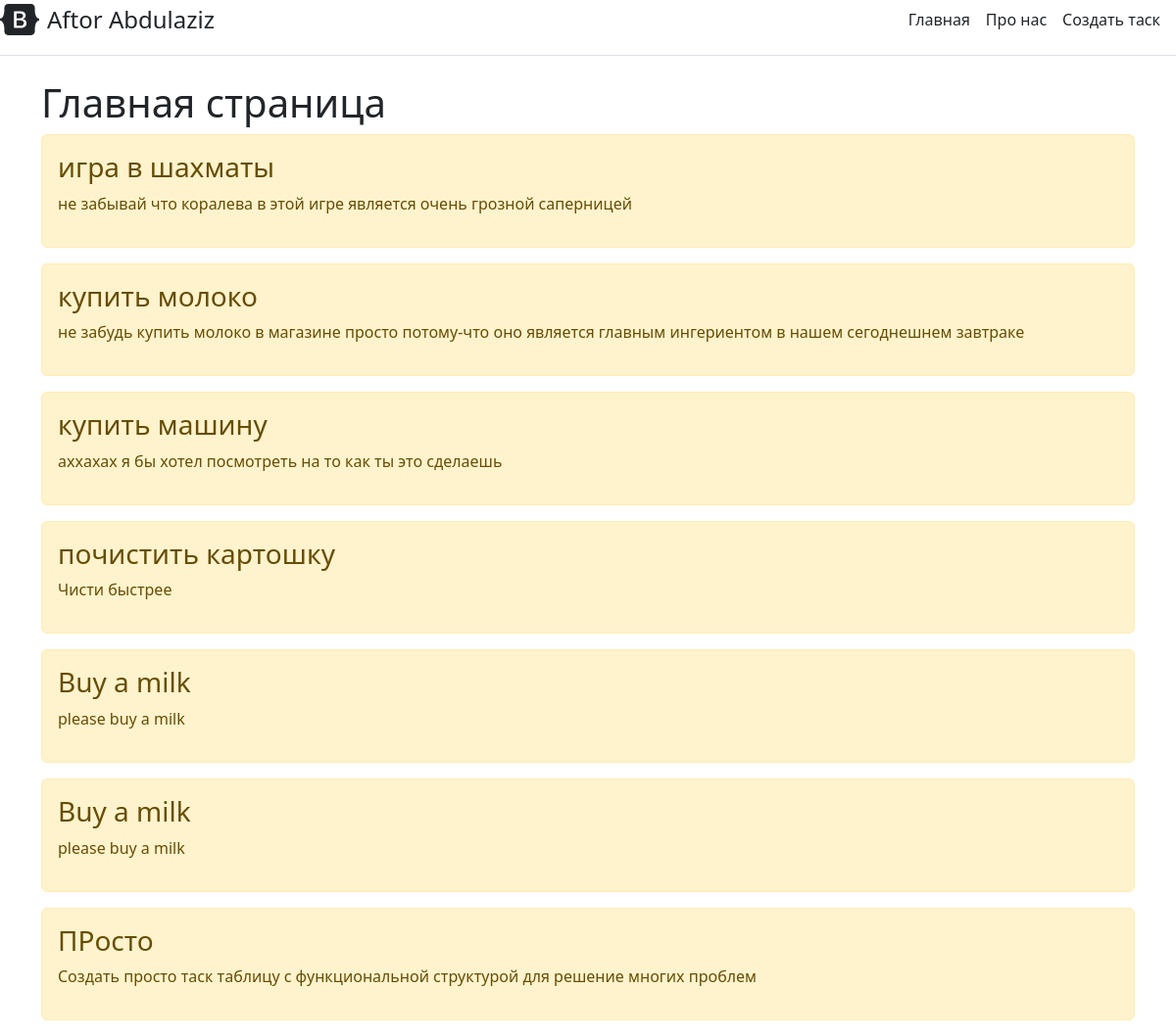
The page / on the database its author committed.
### main/models.py (models this page shows, shortened)
class Task(models.Model):
    title = models.CharField('Название', max_length=50)
    task = models.TextField('Описание')
    class Meta:
        verbose_name = 'Задача'
        verbose_name_plural = 'Задачи'

### main/views.py (the view)
# urls.py: path('', views.index, name='home'),
def index(requests):
    tasks = Task.objects.all()
    return render(requests, 'main/index.html', {'title': 'Главная страница сайта', 'tasks':tasks})

### main/templates/main/index.html (shortened to what this page needs)
{% extends "main/base.html" %}
{% block content %}
    <h1>Главная страница</h1>
    {% if tasks %}
        {% for el in tasks %}
        <div class="alert alert-warning mt-2">
            <h3>{{ el.title }}</h3>
            <p>{{ el.task }}</p>
        </div>
        {% endfor %}
    {% else %}
    <p>У нас нет записей</p>
    {% endif %}
{% endblock %}

### main/templates/main/base.html (shortened to what this page needs)
<!doctype html>
<html lang="ru">
<head>
        <link rel="stylesheet" href="https://cdn.jsdelivr.net/npm/bootstrap@5.2.3/dist/css/bootstrap.min.css">
</head>
<body>
<div class="d-flex flex-column flex-md-row align-items-center pb-3 mb-4 border-bottom">
      <a href="/" class="d-flex align-items-center text-dark text-decoration-none">
        <span class="fs-4">Aftor Abdulaziz</span>
      </a>
      <nav class="d-inline-flex mt-2 mt-md-0 ms-md-auto">
        <a class="me-3 py-2 text-dark text-decoration-none" href="{% url 'home' %}">Главная</a>
        <a class="me-3 py-2 text-dark text-decoration-none" href="{% url 'about' %}">Про нас</a>
        <a class="me-3 py-2 text-dark text-decoration-none" href="{% url 'create' %}">Создать таск</a>
      </nav>
    </div>
    <div class="container">
    {% block content %}{%  endblock %}
    </div>
</body>
</html>

### rows shown on the page
Task: title "игра в шахматы", task "не забывай что коралева в этой игре является очень грозной саперницей"
Task: title "купить молоко", task "не забудь купить молоко в магазине просто потому-что оно является главным ингериентом в нашем сегоднешнем завтраке"
Task: title "купить машину", task "аххахах я бы хотел посмотреть на то как ты это сделаешь"
Task: title "почистить картошку", task "Чисти быстрее"
Task: title "Buy a milk", task "please buy a milk"
Task: title "Buy a milk", task "please buy a milk"
Task: title "ПРосто", task "Создать просто таск таблицу с функциональной структурой для решение многих проблем"
